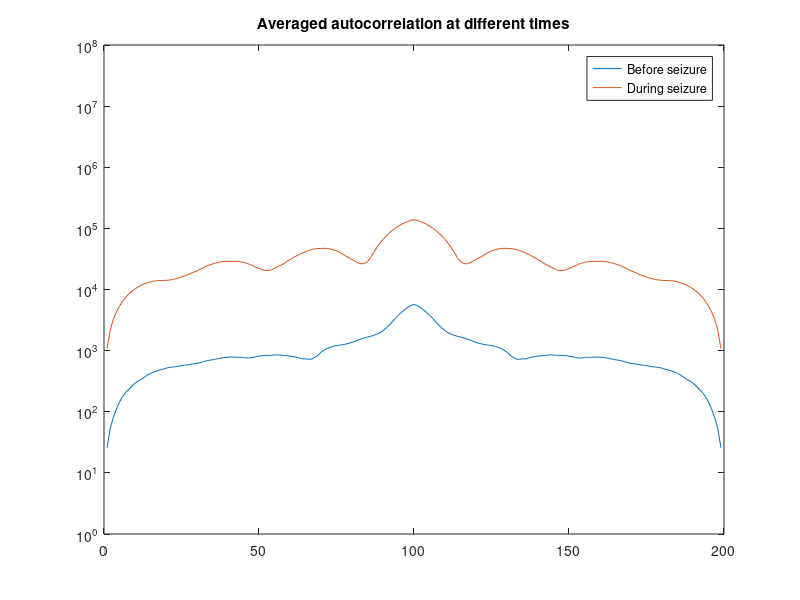

This figure's MATLAB source:
clear;
load('data_assignment.mat');
signal = EEG(12,:);

hold off;

before(1, 199) = 0;
during(1, 199) = 0;

for i = 1:50
   before = before + abs(xcorr(signal(1+(i-1)*100:i*100)));   
end

for i = 1:50
   during = during + abs(xcorr(signal(12501+(i-1)*100:12500+i*100)));   
end

plot(before/50);
hold on;
plot(during/50);
set(gca, 'YScale', 'log');
ylim([1 10^8]);
legend('Before seizure','During seizure')
title('Averaged autocorrelation at different times');